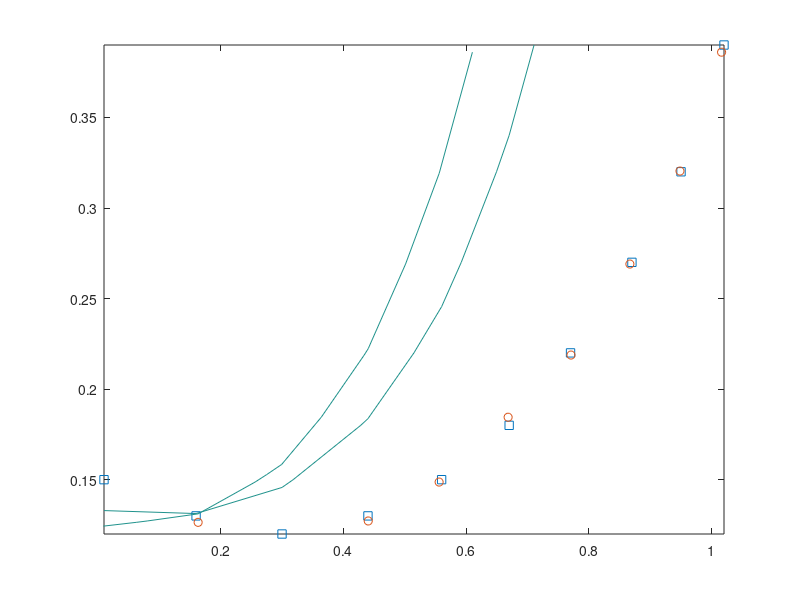

The MATLAB source for this figure:
function Q4()
    %authorship: Siyi Guo 737008
    
    %basic setup for least squares problem
    x = [1.02 .95 .87 .77 .67 .56 .44 .30 .16 .01]';
    y = [0.39 .32 .27 .22 .18 .15 .13 .12 .13 .15]';
    A = [y.^2 x.*y x y ones(numel(y),1)];
    b = [x.^2];
    
    %question4a
    %since it is rank efficient as rank(A) = num(column)
    %use Qr factorization for A
    [Q, R] = qr(A);
    constant = R \ (Q'*b);
    
    a = -1;
    b = constant(1);
    c = constant(2);
    d = constant(3);
    e = constant(4);
    f = constant(5);
    
    [X, Y] = meshgrid(sort(x),sort(y));
    Z = a*X.^2 + b*X.*Y + c*Y.^2 + d*X + e*Y + f;
    contour(X,Y,Z, [0 0]);
    hold on;
    plot(x,y,  's');
    hold on;
    
    %question4b
    x = x + (rand(numel(x),1) - 0.5)/100;
    y = y + (rand(numel(x),1) - 0.5)/100;
    A = [y.^2 x.*y x y ones(numel(y),1)];
    b = [x.^2];
    
    [Q, R] = qr(A);
    constant = R \ (Q'*b);
    
    a = -1;
    b = constant(1);
    c = constant(2);
    d = constant(3);
    e = constant(4);
    f = constant(5);
    
    [X, Y] = meshgrid(sort(x),sort(y));
    Z = a*X.^2 + b*X.*Y + c*Y.^2 + d*X + e*Y + f;
    contour(X,Y,Z, [0 0]);
    hold on;
    plot(x,y,  'o');
    
end